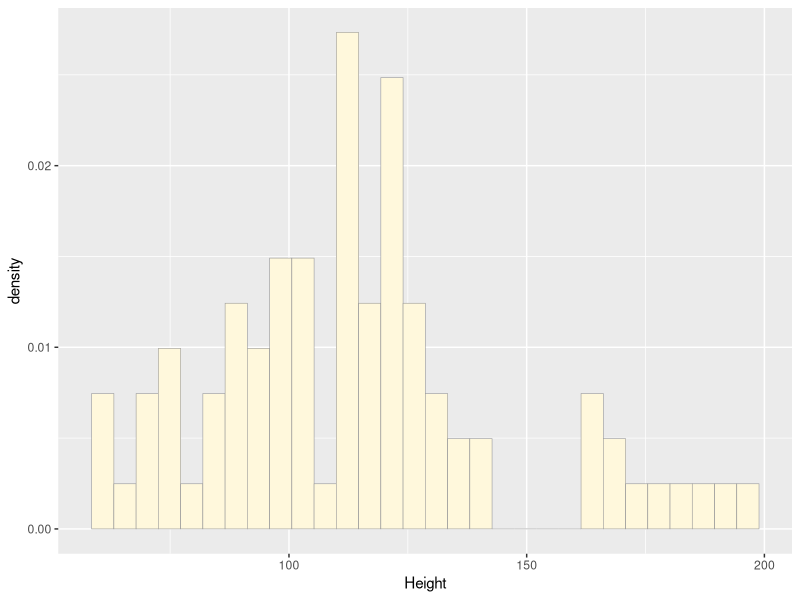
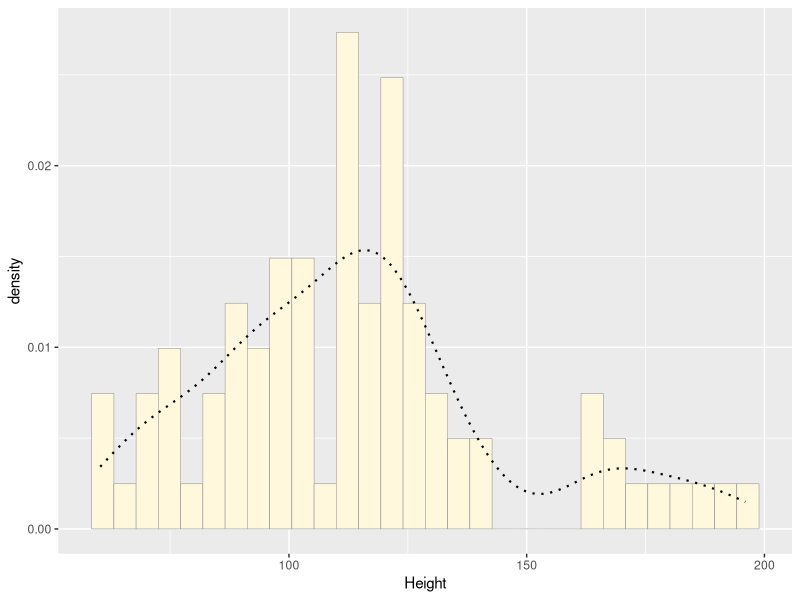
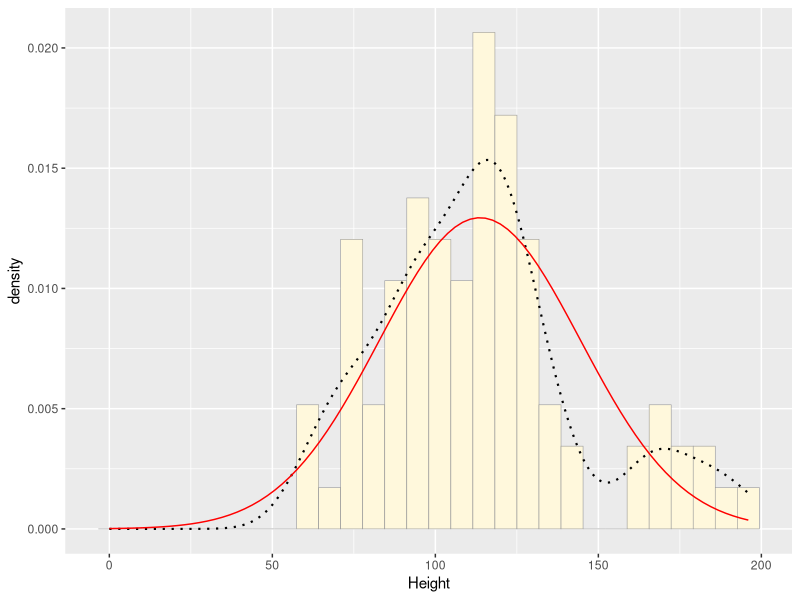
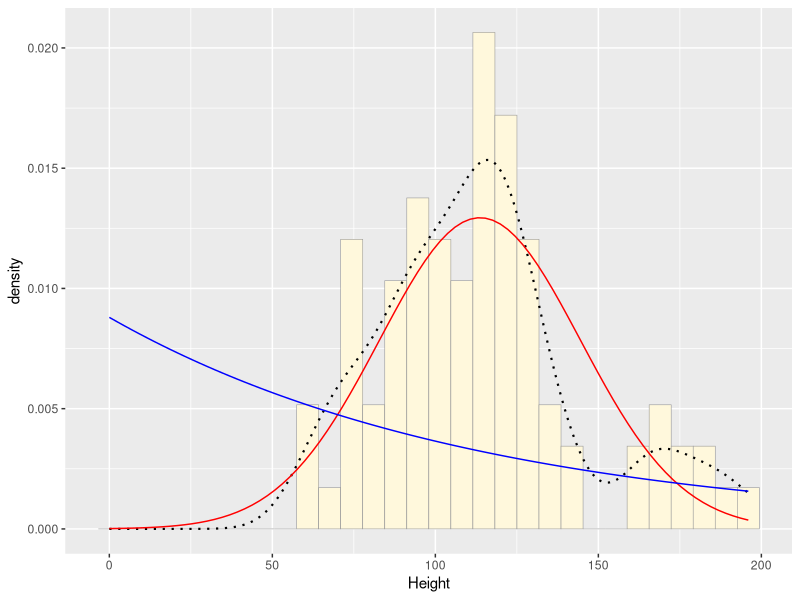
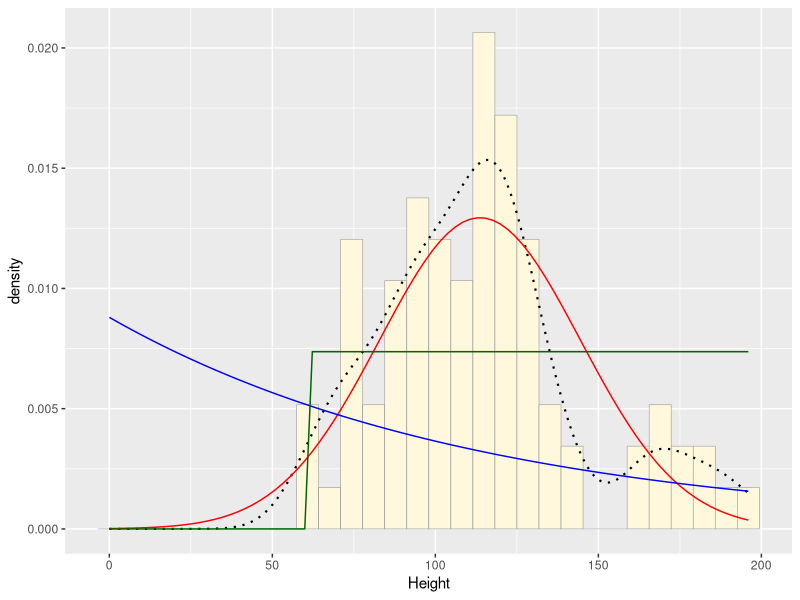
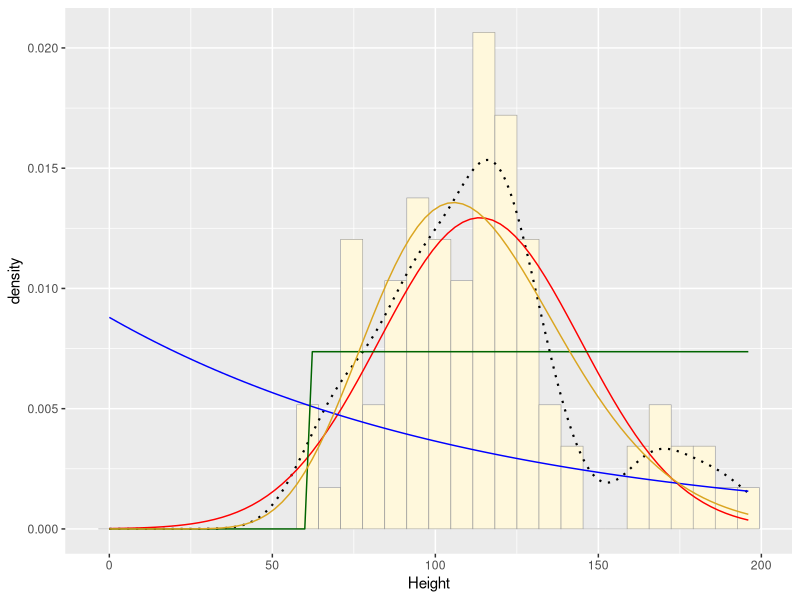
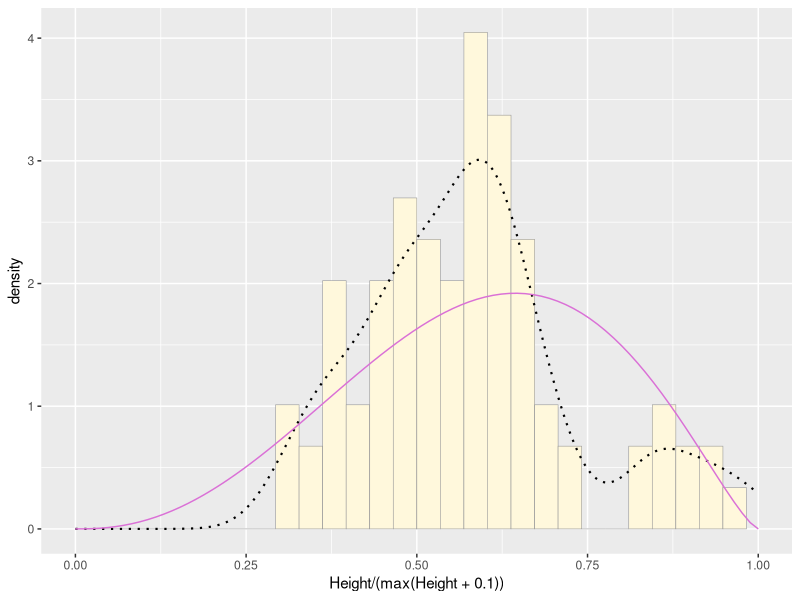
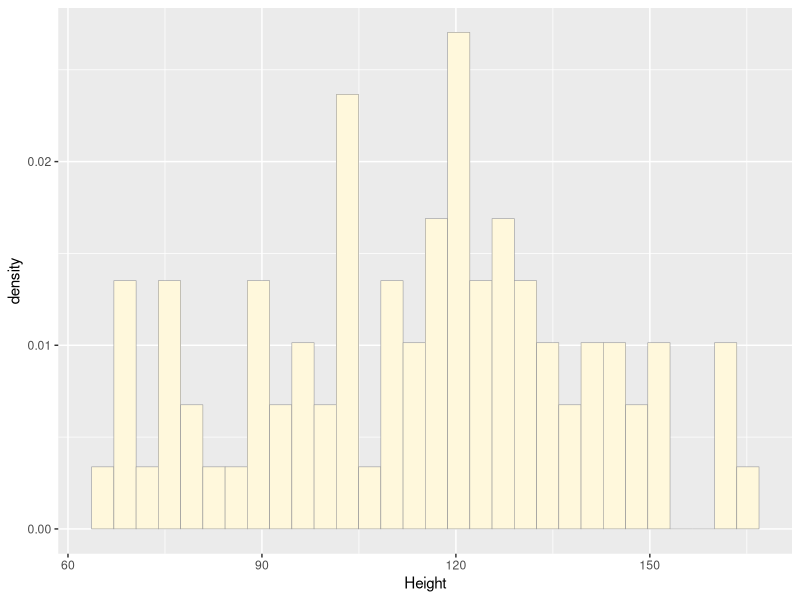

Write the R code that produced these figures, in order.
## ---- chunk 1
knitr::opts_chunk$set(echo = TRUE)
## ---- chunk 2
z <- read.table("MyDataFile.csv",header=TRUE,sep=",", stringsAsFactors=FALSE)
str(z)
summary(z)
head(z)
## ---- chunk 3
library(ggplot2) # for graphics
library(MASS) # for maximum likelihood estimation
## ---- chunk 4
p1 <- ggplot(data=z, aes(x=Height, y=..density..)) +
  geom_histogram(color="grey60",fill="cornsilk",size=0.2) 
print(p1)
## ---- chunk 5
p1 <-  p1 +  geom_density(linetype="dotted",size=0.75)
print(p1)

## ---- chunk 6
normPars <- fitdistr(z$Height,"normal")
print(normPars)

## ---- chunk 7
str(normPars)

normPars$estimate["mean"]
## ---- chunk 8
meanML <- normPars$estimate["mean"]
sdML <- normPars$estimate["sd"]

xval <- seq(0,max(z$Height),len=length(z$Height))

 stat <- stat_function(aes(x = xval, y = ..y..), fun = dnorm, colour="red", n = length(z$Height), args = list(mean = meanML, sd = sdML))
 p1 + stat

## ---- chunk 9
expoPars <- fitdistr(z$Height,"exponential")
rateML <- expoPars$estimate["rate"]

stat2 <- stat_function(aes(x = xval, y = ..y..), fun = dexp, colour="blue", n = length(z$Height), args = list(rate=rateML))
 p1 + stat + stat2
## ---- chunk 10
stat3 <- stat_function(aes(x = xval, y = ..y..), fun = dunif, colour="darkgreen", n = length(z$Height), args = list(min=min(z$Height), max=max(z$Height)))
 p1 + stat + stat2 + stat3
## ---- chunk 11
gammaPars <- fitdistr(z$Height,"gamma")
shapeML <- gammaPars$estimate["shape"]
rateML <- gammaPars$estimate["rate"]

stat4 <- stat_function(aes(x = xval, y = ..y..), fun = dgamma, colour="goldenrod", n = length(z$Height), args = list(shape=shapeML, rate=rateML))
 p1 + stat + stat2 + stat3 + stat4
## ---- chunk 12
pSpecial <- ggplot(data=z, aes(x=Height/(max(Height + 0.1)), y=..density..)) +
  geom_histogram(color="grey60",fill="cornsilk",size=0.2) + 
  xlim(c(0,1)) +
  geom_density(size=0.75,linetype="dotted")

betaPars <- fitdistr(x=z$Height/max(z$Height + 0.1),start=list(shape1=1,shape2=2),"beta")
shape1ML <- betaPars$estimate["shape1"]
shape2ML <- betaPars$estimate["shape2"]

statSpecial <- stat_function(aes(x = xval, y = ..y..), fun = dbeta, colour="orchid", n = length(z$Height), args = list(shape1=shape1ML,shape2=shape2ML))
pSpecial + statSpecial
## ---- chunk 13
normPars$loglik
gammaPars$loglik
expoPars$loglik
## ---- chunk 14
gammaPars <- fitdistr(z$Height,"gamma")
print(gammaPars)
## ---- chunk 15
x <- rgamma(n=86,shape=14.07,scale=1/0.124)
x <- data.frame(1:86,x)
names(x) <- list("GroupID","Height")
x <- x[x$Height>0,]
str(x)
## ---- chunk 16
p1 <- ggplot(data=x, aes(x=Height, y=..density..)) +
  geom_histogram(color="grey60",fill="cornsilk",size=0.2) 
print(p1)
## ---- chunk 17
gammaPars <- fitdistr(x$Height,"gamma")
shapeML <- gammaPars$estimate["shape"]
rateML <- gammaPars$estimate["rate"]

stat4 <- stat_function(aes(x = xval, y = ..y..), fun = dgamma, colour="goldenrod", n = length(x$Height), args = list(shape=shapeML, rate=rateML))
 p1 + stat4
## ---- chunk 18
z <- read.table("MyDataFile.csv",header=TRUE,sep=",", stringsAsFactors=FALSE)

p1 <- ggplot(data=z, aes(x=Height, y=..density..)) +
  geom_histogram(color="grey60",fill="cornsilk",size=0.2) 


gammaPars <- fitdistr(z$Height,"gamma")
shapeML <- gammaPars$estimate["shape"]
rateML <- gammaPars$estimate["rate"]

stat4 <- stat_function(aes(x = xval, y = ..y..), fun = dgamma, colour="goldenrod", n = length(z$Height), args = list(shape=shapeML, rate=rateML))
 p1 + stat4
